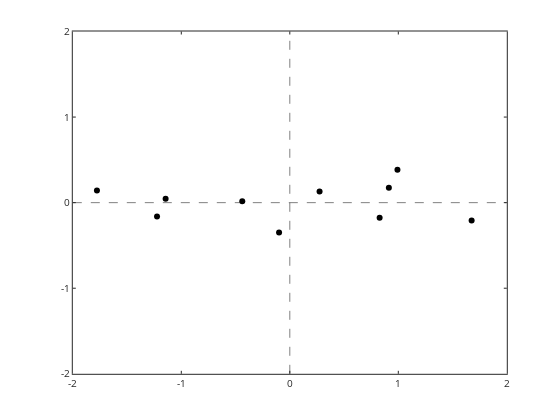

Notebook code cell kept with this figure:
### Markdown cell above
# express the data in rotated "eigenvector" space.

the data dimension can be reduced by projecting into this eigenvector space but not using all the eigenvectors.  We will use the largest eigenvectors and leave out the smaller ones.  So looking at the eigenvalues you can see that the second vector ([0.6779; 0.7351]) is the more significant one.  We can remake the data just using this.

$$FeatureVector = (eig_1, eig_2, ... eig_n)$$

the $FeatureVector$ is a matrix of vectors, sorted in order of largest eigenvalue to smallest - and leaving some off if we want to reduce the dimension of that data (otherwise, we'd just get the original data back).

To get the PCA transformed data you take the transpose of the feature vector and multiply it by the transpose of the mean adjusted original data.

$$FinalData=RowFeatureVector \times RowDataAdjust$$

This will give us back the original data only in terms of the components (PCA1, PCA2, ...) that we choose.

You can see we can get back all the original info about the data but now rotated so that the main trend in the data is the new "x-coordinate" and the smaller trend in the data is the "y-coordinate".

### Code cell
[Esorted, index]=sort(Evalue,'descend');

for i=1:length(index)
    istr=num2str(i);
    txt=['E',istr,'=Evect(:,index(i));']; eval(txt)
end

FinalData=[E1 E2]'*[X Y]';

PCA1=FinalData(1,:); PCA2=FinalData(2,:); 
plot(PCA1,PCA2,'ko','markerfacecolor','g')
hold on
plot([0 0],[-2 2],'k--')
plot([-2 2],[0 0],'k--')

### Figure 1 — Plotly figure (JSON) as saved in the notebook; plotly's stock layout.template omitted (floating-point values rounded to 4 significant figures)
{"data": [{"line": {"color": "rgb(0, 0, 0)", "width": 0.5}, "marker": {"color": "rgb(0, 0, 0)", "line": {"color": "rgb(0, 0, 0)"}, "size": 6, "symbol": "circle"}, "mode": "markers", "name": "", "showlegend": false, "type": "scatter", "visibility": true, "x": [0.828, -1.778, 0.9922, 0.2742, 1.676, 0.9129, -0.09911, -1.145, -0.438, -1.224], "xaxis": "x", "y": [-0.1751, 0.1429, 0.3844, 0.1304, -0.2095, 0.1753, -0.3498, 0.04642, 0.01776, -0.1627], "yaxis": "y"}, {"line": {"color": "rgb(0, 0, 0)", "dash": "dash", "width": 0.5}, "marker": {"color": "rgb(0, 0, 0)", "line": {"color": "rgb(0, 0, 0)"}, "size": 6, "symbol": "none"}, "mode": "lines", "name": "", "showlegend": false, "type": "scatter", "visibility": true, "x": [0, 0], "xaxis": "x", "y": [-2, 2], "yaxis": "y"}, {"line": {"color": "rgb(0, 0, 0)", "dash": "dash", "width": 0.5}, "marker": {"color": "rgb(0, 0, 0)", "line": {"color": "rgb(0, 0, 0)"}, "size": 6, "symbol": "none"}, "mode": "lines", "name": "", "showlegend": false, "type": "scatter", "visibility": true, "x": [-2, 2], "xaxis": "x", "y": [0, 0], "yaxis": "y"}], "layout": {"height": 420, "hovermode": "closest", "margin": {"b": 0, "l": 0, "r": 0, "t": 0}, "plot_bgcolor": "rgba(0, 0, 0, 0)", "showlegend": false, "width": 560, "xaxis": {"anchor": "y", "autorange": false, "domain": [0.13, 0.905], "exponentformat": "none", "gridcolor": "rgba(38,38,38,0.15)", "gridwidth": 1, "linecolor": "rgb(38,38,38)", "linewidth": 1, "mirror": "ticks", "range": [-2, 2], "showgrid": false, "showline": true, "side": "bottom", "spikedash": "solid", "spikemode": "across", "spikesides": false, "spikethickness": 1, "tickangle": 0, "tickcolor": "rgb(38,38,38)", "tickfont": {"color": "rgb(38,38,38)", "size": 10}, "ticklen": 3, "ticks": "inside", "ticktext": ["-2", "-1", "0", "1", "2"], "tickvals": [-2, -1, 0, 1, 2], "title": {"font": {"color": "rgb(0, 0, 0)", "size": 11}, "text": ""}, "type": "linear", "visible": true, "zeroline": false}, "yaxis": {"anchor": "x", "autorange": false, "domain": [0.11, 0.925], "exponentformat": "none", "gridcolor": "rgba(38,38,38,0.15)", "gridwidth": 1, "linecolor": "rgb(38,38,38)", "linewidth": 1, "mirror": "ticks", "range": [-2, 2], "showgrid": false, "showline": true, "side": "left", "spikedash": "solid", "spikemode": "across", "spikesides": false, "spikethickness": 1, "tickangle": 0, "tickcolor": "rgb(38,38,38)", "tickfont": {"color": "rgb(38,38,38)", "size": 10}, "ticklen": 3, "ticks": "inside", "ticktext": ["-2", "-1", "0", "1", "2"], "tickvals": [-2, -1, 0, 1, 2], "title": {"font": {"color": "rgb(0, 0, 0)", "size": 11}, "text": ""}, "type": "linear", "visible": true, "zeroline": false}}}
